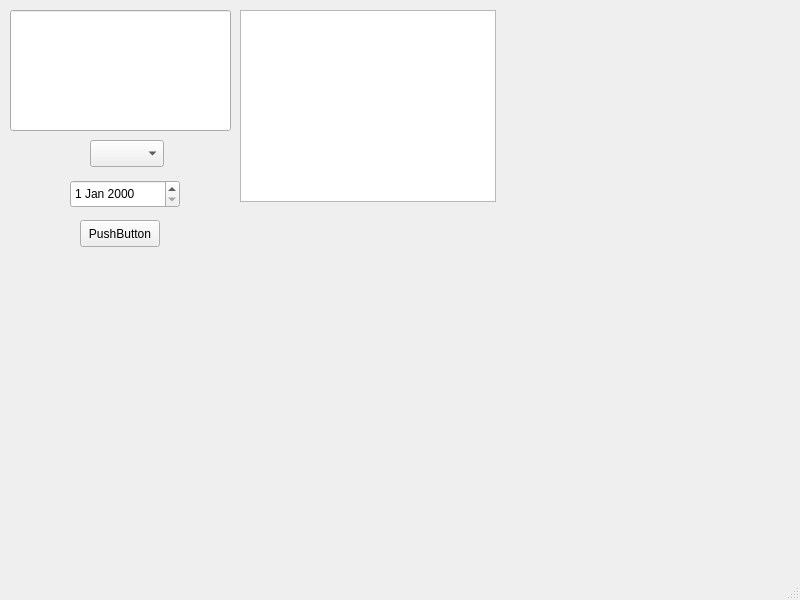
<?xml version="1.0" encoding="UTF-8"?>
<ui version="4.0">
 <class>MainWindow</class>
 <widget class="QMainWindow" name="MainWindow">
  <property name="geometry">
   <rect>
    <x>0</x>
    <y>0</y>
    <width>800</width>
    <height>600</height>
   </rect>
  </property>
  <property name="windowTitle">
   <string>Task Manager</string>
  </property>
  <widget class="QWidget" name="centralwidget">
   <widget class="QTableView" name="tableView">
    <property name="geometry">
     <rect>
      <x>240</x>
      <y>10</y>
      <width>256</width>
      <height>192</height>
     </rect>
    </property>
   </widget>
   <widget class="QPushButton" name="pushButton">
    <property name="geometry">
     <rect>
      <x>80</x>
      <y>220</y>
      <width>80</width>
      <height>27</height>
     </rect>
    </property>
    <property name="text">
     <string>PushButton</string>
    </property>
   </widget>
   <widget class="QLineEdit" name="lineEdit">
    <property name="geometry">
     <rect>
      <x>10</x>
      <y>10</y>
      <width>221</width>
      <height>121</height>
     </rect>
    </property>
   </widget>
   <widget class="QComboBox" name="comboBox">
    <property name="geometry">
     <rect>
      <x>90</x>
      <y>140</y>
      <width>74</width>
      <height>27</height>
     </rect>
    </property>
   </widget>
   <widget class="QDateEdit" name="dateEdit">
    <property name="geometry">
     <rect>
      <x>70</x>
      <y>180</y>
      <width>110</width>
      <height>28</height>
     </rect>
    </property>
   </widget>
  </widget>
  <widget class="QMenuBar" name="menubar">
   <property name="geometry">
    <rect>
     <x>0</x>
     <y>0</y>
     <width>800</width>
     <height>24</height>
    </rect>
   </property>
  </widget>
  <widget class="QStatusBar" name="statusbar"/>
 </widget>
 <resources/>
 <connections/>
</ui>
